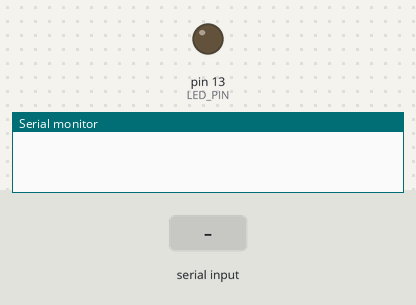
Recording of a sketch running on a simulated Arduino Uno, built with avr-gcc and run on an emulated ATmega328P. Shown: output pins drawn as LEDs (lit = HIGH), the last lines printed to the serial monitor. The test bench sets the inputs (shaded band).

Above: at 1.2 s.
1.3 s: "90,45\n" received over Serial
At 2.45 s:
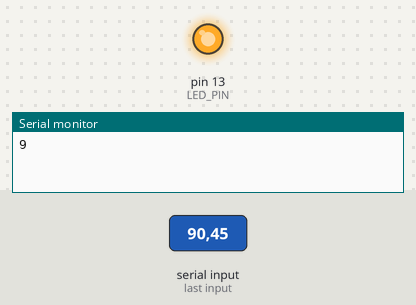
Timing chart, 0 to 9.4 s (numbered marks = the images above; inputs shaded):
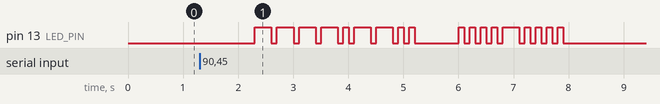

Measured:
- after the input at 1.3 s, pin 13 (LED_PIN): LOW → HIGH after 1.0 s, → LOW 0.30 s later, → HIGH 0.10 s later, → LOW 0.30 s later, … (36 changes in this stretch)

The sketch:

morse-code.ino
```cpp
#define LED_PIN 13
const unsigned long DELAY_TIME = 100;

String morsetable[] = {
    // Letters A-Z (indices 0-25)
    ".-", "-...", "-.-.", "-..", ".", "..-.", "--.", "....",
    "..", ".---", "-.-", ".-..", "--", "-.", "---", ".--.",
    "--.-", ".-.", "...", "-", "..-", "...-", ".--", "-..-",
    "-.--", "--..",
    // Digits start here (indices 26-35)
    ".----", "..--", "...--", "....-", "....",
    "-...", "--...", "---..", "----.", "-----"
};


/* Convert a character to an index into the morse code table.
 *  Rules:
 *    If it's an uppercase letter (A-Z) then return 0-25
 *    If it's a digit (0-9) then return 26-35
 *    Anything else return -1
 *  Assumption:
 *    The character has already been converted to uppercase if it's a letter.
 */
int lookup(char c){

  // If the character is not a valid letter or digit then return -1
  if( !isAlphaNumeric(c) ){
    return -1;
  }


  // Now we do a bit of ASCII trickery to convert letters & digits
  // into positions in our lookup table. See https://www.arduino.cc/reference/en/language/variables/data-types/char/
  // Letters are easier
  if( isAlpha(c) ){
    return c - 'A';
  }

  if( isDigit(c) ){
    // add on 25 because the digits come after the letters in the table, so we skip that far
    return (c - '0') + 25;
  }

}

// Flashes a character (either '.' or '-')
void flashMorseChar(char c) {
  if(c != '.' && c != '-') return; // Error Guarding
  digitalWrite(LED_PIN, HIGH);
  if(c=='-') {
    delay(3*DELAY_TIME); // Dash Time = 3tu
  } else {
    delay(DELAY_TIME); // Dot Time = 1tu
  }
  digitalWrite(LED_PIN, LOW);
  delay(DELAY_TIME);
}

// Flashes a Space (7 time units)
void flashSpace() {
  digitalWrite(LED_PIN, LOW);
  delay(7*DELAY_TIME);
}

void setup() {
  pinMode(LED_PIN, OUTPUT); // Set LED_PIN to output
  Serial.begin(9600); // Open Serial Port
}

void loop() {
  // Read String
  String morseWord = Serial.readString();
  // Set all to Uppercase
  morseWord.toUpperCase();
  for(char c : morseWord) {
    Serial.println(c); // For Debugging mostly
    if(lookup(c) == -1) {
      // Incorrect Character
      flashSpace();
    } else {
      // The word exists
      for(char mc : morsetable[lookup(c)]) {
        flashMorseChar(mc);
      }
    }
  }
}
```
